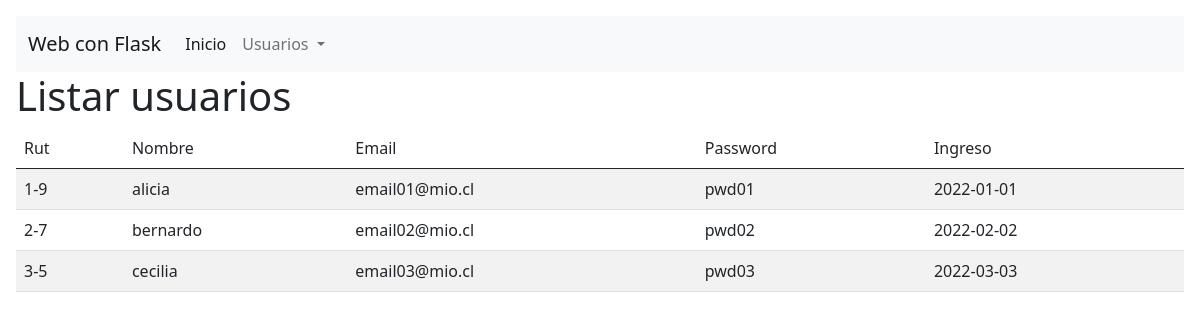
Screenshot of /listar with the database file from the repository.
### tables this page shows
CREATE TABLE "usuario" ([rut] varchar(10) NOT NULL PRIMARY KEY, [nombre] varchar(100), [email] varchar(200), [password] varchar(50), [ingreso] date);

### inicio.py (the view)
@app.route("/listar")
def listar():
    lista = model.listar()
    return render_template("listar.html", filas=lista)

### dao/conexion.py (called while the page is built)
def conectar():
    conn=sqlite3.connect("datos.db")
    return conn

### dao/users.py (called while the page is built)
def conectar():
    conn = dao.conexion.conectar()
    return conn

def listar():
    sql="select * from usuario"
    conn = conectar()
    cmd = conn.cursor()
    cmd.execute(sql)
    lisUsers=cmd.fetchall()
    cmd.close()
    conn.commit()
    return lisUsers

### modelo/users.py (called while the page is built)
def listar():
    return dao.listar()

### templates/listar.html (shortened to what this page needs)
<!DOCTYPE html>
<html lang="en">
<head>
    <link href="https://cdn.jsdelivr.net/npm/bootstrap@5.0.2/dist/css/bootstrap.min.css" rel="stylesheet">
</head>
<body class="m-3">
    <nav class="navbar navbar-expand-lg navbar-light bg-light">
        <div class="container-fluid">
          <a class="navbar-brand" href="/">Web con Flask</a>
          <div class="collapse navbar-collapse" id="navbarNavDropdown">
            <ul class="navbar-nav">
              <li class="nav-item">
                <a class="nav-link active" aria-current="page" href="/">Inicio</a>
              </li>
              <li class="nav-item dropdown">
                <a class="nav-link dropdown-toggle" href="#" id="navbarDropdownMenuLink" role="button" data-bs-toggle="dropdown" aria-expanded="false">
                  Usuarios
                </a>
              </li>
            </ul>
          </div>
        </div>
      </nav>
<h1>Listar usuarios</h1>
<table class="table table-striped">
  <thead>
    <td>Rut</td>
    <td>Nombre</td>
    <td>Email</td>
    <td>Password</td>
    <td>Ingreso</td>
  </thead>
  {% for usr in filas %}
    <tr>
      <td>{{usr[0]}}</td>
      <td>{{usr[1]}}</td>
      <td>{{usr[2]}}</td>
      <td>{{usr[3]}}</td>
      <td>{{usr[4]}}</td>
    </tr>
  {% endfor %}
</table>
</body>
</html>

### rows the page displays
usuario: rut "1-9", nombre "alicia", email "email01@mio.cl", password "pwd01", ingreso "2022-01-01"
usuario: rut "2-7", nombre "bernardo", email "email02@mio.cl", password "pwd02", ingreso "2022-02-02"
usuario: rut "3-5", nombre "cecilia", email "email03@mio.cl", password "pwd03", ingreso "2022-03-03"
